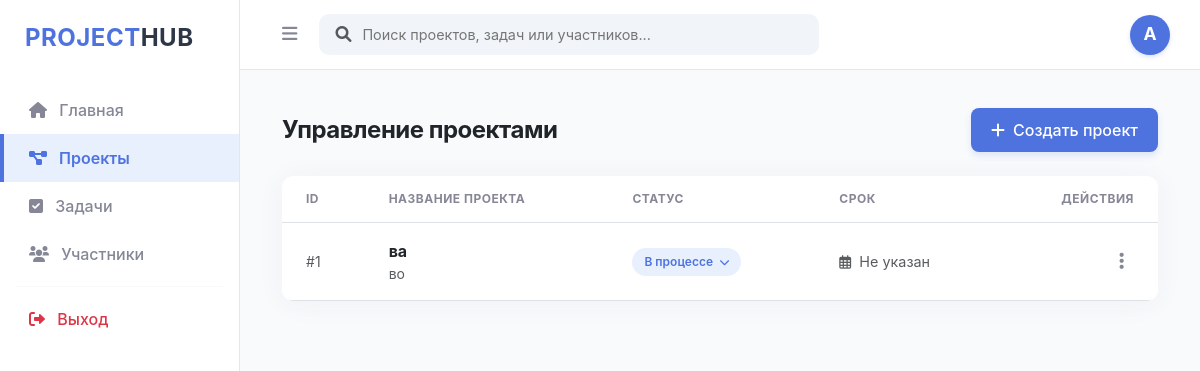
Page /projects on the earlier database version.
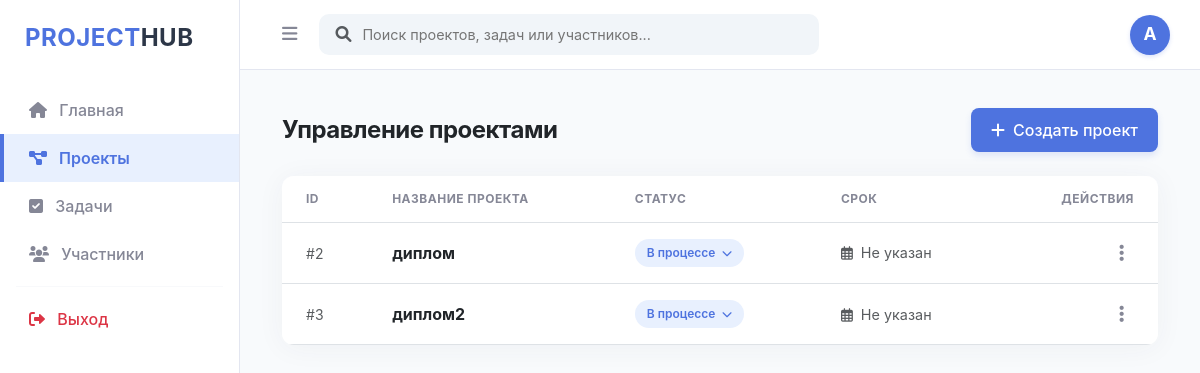
Same page on the later database version.
### app/models/project.py (models this page shows)
class Project(Base):
    __tablename__ = "projects"
    id = Column(Integer, primary_key=True, index=True)
    title = Column(String, nullable=False)
    description = Column(Text)
    status = Column(String, default="In Progress")
    deadline = Column(DateTime, nullable=True) # Новое поле для даты
    created_at = Column(DateTime, default=datetime.utcnow)
    owner_id = Column(Integer, ForeignKey("users.id"))
    owner = relationship("User", back_populates="projects")

### app/main.py (the view)
@app.get("/projects", response_class=HTMLResponse)
async def projects_page(request: Request, db: Session = Depends(get_db)):
    try:
        projects = db.query(Project).all()
        return templates.TemplateResponse("projects.html", {
            "request": request,
            "projects": projects
        })
    except Exception as e:
        return HTMLResponse(content=f"Ошибка в проектах: {e}", status_code=500)

### templates/projects.html (shortened to what the changed rows need)
{% extends "base.html" %}
{% block content %}
<div class="container-fluid py-2">
    <div class="d-flex justify-content-between align-items-center mb-4">
        <h1 class="h4 fw-bold text-dark mb-0" style="letter-spacing: -0.5px;">Управление проектами</h1>
    </div>
    <div class="card shadow-sm border-0" style="border-radius: 12px; overflow: hidden; box-shadow: 0 0.15rem 1.75rem 0 rgba(58, 59, 69, 0.05) !important;">
        <div class="card-body p-0">
            <div class="table-responsive">
                <table class="table table-hover align-middle mb-0">
                    <thead style="background-color: #f8fafc;">
                        <tr>
                            <th class="ps-4 text-uppercase style-th" style="font-size: 0.75rem; color: var(--neutral-gray); letter-spacing: 0.5px; padding: 14px 24px;">ID</th>
                            <th class="text-uppercase" style="font-size: 0.75rem; color: var(--neutral-gray); letter-spacing: 0.5px; padding: 14px 24px;">Название проекта</th>
                            <th class="text-uppercase" style="font-size: 0.75rem; color: var(--neutral-gray); letter-spacing: 0.5px; padding: 14px 24px;">Статус</th>
                            <th class="text-uppercase" style="font-size: 0.75rem; color: var(--neutral-gray); letter-spacing: 0.5px; padding: 14px 24px;">Срок</th>
                            <th class="text-end pe-4 text-uppercase" style="font-size: 0.75rem; color: var(--neutral-gray); letter-spacing: 0.5px; padding: 14px 24px;">Действия</th>
                        </tr>
                    </thead>
                    <tbody>
                        {% for project in projects %}
                        <tr>
                            <td class="ps-4 text-muted small" style="padding: 16px 24px;">#{{ project.id }}</td>
                            <td style="padding: 16px 24px;">
                                <div class="fw-bold text-dark">{{ project.title }}</div>
                                {% if project.description %}
                                <small class="text-muted d-block text-truncate" style="max-width: 300px;">{{ project.description }}</small>
                                {% endif %}
                            </td>
                            <td style="padding: 16px 24px;">
                                <div class="dropdown">
                                    <button class="status-pill-btn dropdown-toggle {% if project.status == 'In Progress' or project.status == 'В процессе' %}status-in-progress{% elif project.status == 'Done' or project.status == 'Завершено' %}status-done{% else %}status-unknown{% endif %}" type="button" data-bs-toggle="dropdown">
                                        {% if project.status == 'In Progress' %}В процессе{% elif project.status == 'Done' %}Завершено{% else %}{{ project.status or 'Новый' }}{% endif %} <i class="fas fa-chevron-down ms-1" style="font-size: 0.65rem;"></i>
                                    </button>
                                </div>
                            </td>
                            <td class="text-muted" style="padding: 16px 24px; font-size: 0.9rem;">
                                <i class="far fa-calendar-alt me-1 text-muted" style="font-size: 0.85rem;"></i>
                                {% if project.deadline %}
                                    {{ project.deadline.strftime('%d.%m.%Y') if project.deadline.strftime else project.deadline }}
                                {% else %}
                                    Не указан
                                {% endif %}
                            </td>
                            <td class="text-end pe-4" style="padding: 16px 24px;">
                                <div class="dropdown">
                                    <button class="action-btn dropdown-toggle shadow-none" type="button" data-bs-toggle="dropdown">
                                        <i class="fas fa-ellipsis-v"></i>
                                    </button>
                                </div>
                            </td>
                        </tr>
                        {% endfor %}
                    </tbody>
                </table>
            </div>
        </div>
    </div>
</div>
{% endblock %}

Differences in the rows shown:
removed Project: id "1", title "ва", description "во", status "В процессе", shows "Не указан"
added Project: id "2", title "диплом", status "В процессе", shows "Не указан"
added Project: id "3", title "диплом2", status "В процессе", shows "Не указан"
